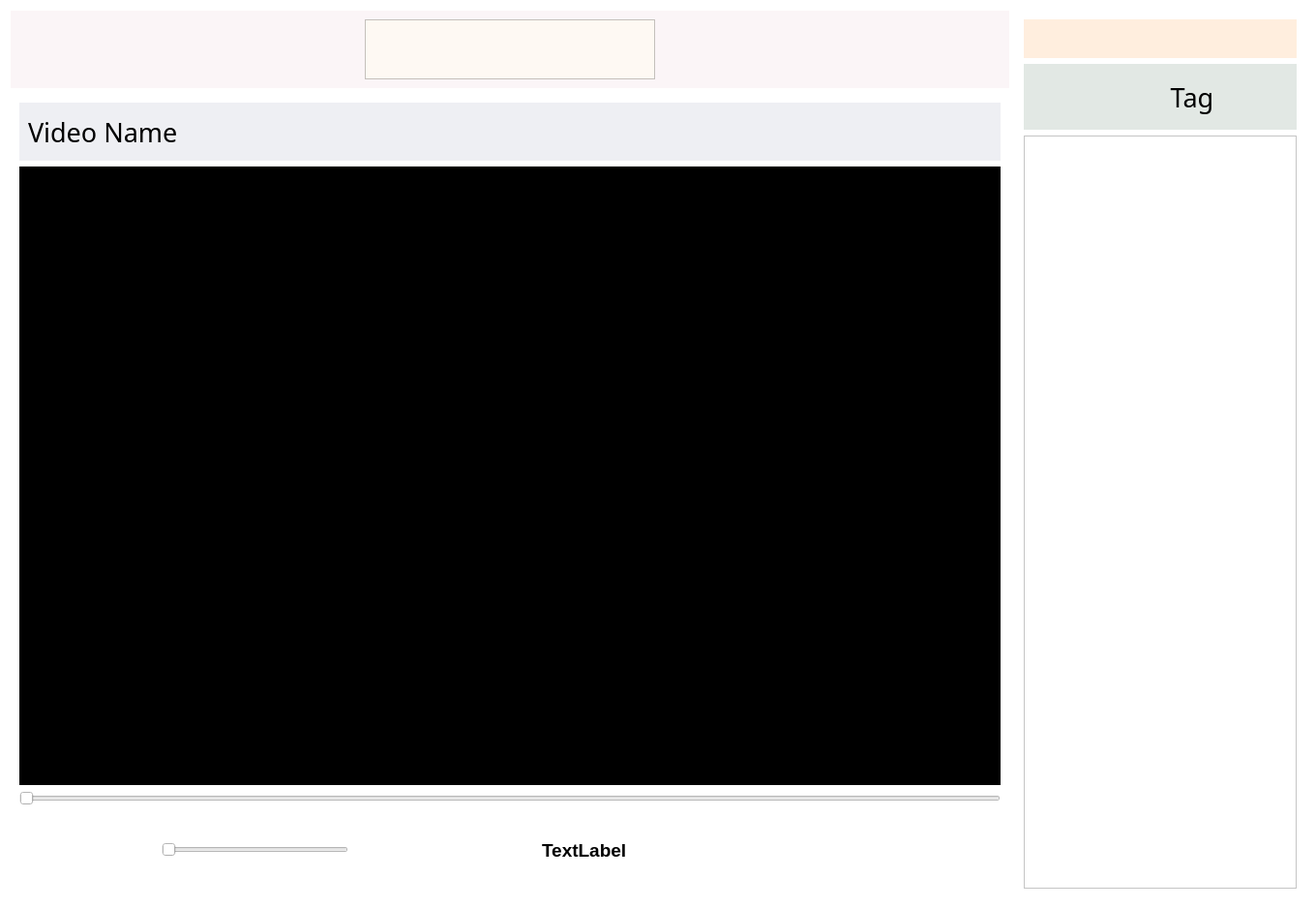
<?xml version="1.0" encoding="UTF-8"?>
<ui version="4.0">
 <class>Widget</class>
 <widget class="QWidget" name="Widget">
  <property name="geometry">
   <rect>
    <x>0</x>
    <y>0</y>
    <width>1360</width>
    <height>938</height>
   </rect>
  </property>
  <property name="minimumSize">
   <size>
    <width>800</width>
    <height>600</height>
   </size>
  </property>
  <property name="focusPolicy">
   <enum>Qt::StrongFocus</enum>
  </property>
  <property name="windowTitle">
   <string>Widget</string>
  </property>
  <property name="styleSheet">
   <string notr="true">background-color: rgb(255, 255, 255);
</string>
  </property>
  <layout class="QGridLayout" name="gridLayout_3">
   <item row="0" column="0">
    <layout class="QVBoxLayout" name="verticalLayout_2">
     <item>
      <widget class="QWidget" name="topwidget" native="true">
       <property name="maximumSize">
        <size>
         <width>16777215</width>
         <height>80</height>
        </size>
       </property>
       <property name="styleSheet">
        <string notr="true">background-color: rgb(251, 245, 247);
border-color: rgb(0, 0, 0);</string>
       </property>
       <layout class="QHBoxLayout" name="horizontalLayout_4">
        <item>
         <widget class="QPushButton" name="menu">
          <property name="minimumSize">
           <size>
            <width>50</width>
            <height>50</height>
           </size>
          </property>
          <property name="focusPolicy">
           <enum>Qt::NoFocus</enum>
          </property>
          <property name="text">
           <string/>
          </property>
          <property name="icon">
           <iconset resource="resource.qrc">
            <normaloff>:/icon/logo.png</normaloff>:/icon/logo.png</iconset>
          </property>
          <property name="iconSize">
           <size>
            <width>50</width>
            <height>50</height>
           </size>
          </property>
          <property name="flat">
           <bool>true</bool>
          </property>
         </widget>
        </item>
        <item>
         <spacer name="horizontalSpacer_3">
          <property name="orientation">
           <enum>Qt::Horizontal</enum>
          </property>
          <property name="sizeHint" stdset="0">
           <size>
            <width>40</width>
            <height>20</height>
           </size>
          </property>
         </spacer>
        </item>
        <item>
         <widget class="QTextEdit" name="textEdit">
          <property name="focusPolicy">
           <enum>Qt::StrongFocus</enum>
          </property>
          <property name="styleSheet">
           <string notr="true">background-color: rgb(254, 249, 243);</string>
          </property>
         </widget>
        </item>
        <item>
         <widget class="QPushButton" name="search">
          <property name="minimumSize">
           <size>
            <width>50</width>
            <height>50</height>
           </size>
          </property>
          <property name="focusPolicy">
           <enum>Qt::NoFocus</enum>
          </property>
          <property name="text">
           <string/>
          </property>
          <property name="icon">
           <iconset resource="resource.qrc">
            <normaloff>:/icon/search.png</normaloff>:/icon/search.png</iconset>
          </property>
          <property name="iconSize">
           <size>
            <width>50</width>
            <height>50</height>
           </size>
          </property>
          <property name="flat">
           <bool>true</bool>
          </property>
         </widget>
        </item>
        <item>
         <spacer name="horizontalSpacer_4">
          <property name="orientation">
           <enum>Qt::Horizontal</enum>
          </property>
          <property name="sizeHint" stdset="0">
           <size>
            <width>40</width>
            <height>20</height>
           </size>
          </property>
         </spacer>
        </item>
       </layout>
      </widget>
     </item>
     <item>
      <widget class="QWidget" name="playwidget" native="true">
       <property name="minimumSize">
        <size>
         <width>100</width>
         <height>100</height>
        </size>
       </property>
       <property name="styleSheet">
        <string notr="true">background-color: rgb(255, 255, 255);</string>
       </property>
       <layout class="QGridLayout" name="gridLayout">
        <item row="0" column="0">
         <widget class="QWidget" name="widget" native="true">
          <property name="maximumSize">
           <size>
            <width>16777215</width>
            <height>60</height>
           </size>
          </property>
          <property name="styleSheet">
           <string notr="true">background-color: rgb(238, 239, 243);</string>
          </property>
          <layout class="QHBoxLayout" name="horizontalLayout_3">
           <item>
            <widget class="QLabel" name="videoname">
             <property name="font">
              <font>
               <family>Bahnschrift Light</family>
               <pointsize>20</pointsize>
              </font>
             </property>
             <property name="text">
              <string>Video Name</string>
             </property>
            </widget>
           </item>
           <item>
            <spacer name="horizontalSpacer">
             <property name="orientation">
              <enum>Qt::Horizontal</enum>
             </property>
             <property name="sizeHint" stdset="0">
              <size>
               <width>40</width>
               <height>20</height>
              </size>
             </property>
            </spacer>
           </item>
           <item>
            <widget class="QPushButton" name="upload">
             <property name="focusPolicy">
              <enum>Qt::NoFocus</enum>
             </property>
             <property name="text">
              <string/>
             </property>
             <property name="icon">
              <iconset resource="resource.qrc">
               <normaloff>:/icon/upload.png</normaloff>:/icon/upload.png</iconset>
             </property>
             <property name="iconSize">
              <size>
               <width>40</width>
               <height>40</height>
              </size>
             </property>
             <property name="flat">
              <bool>true</bool>
             </property>
            </widget>
           </item>
           <item>
            <widget class="QPushButton" name="share">
             <property name="minimumSize">
              <size>
               <width>40</width>
               <height>40</height>
              </size>
             </property>
             <property name="maximumSize">
              <size>
               <width>40</width>
               <height>40</height>
              </size>
             </property>
             <property name="focusPolicy">
              <enum>Qt::NoFocus</enum>
             </property>
             <property name="text">
              <string/>
             </property>
             <property name="icon">
              <iconset resource="resource.qrc">
               <normaloff>:/icon/share.png</normaloff>:/icon/share.png</iconset>
             </property>
             <property name="iconSize">
              <size>
               <width>40</width>
               <height>40</height>
              </size>
             </property>
             <property name="flat">
              <bool>true</bool>
             </property>
            </widget>
           </item>
          </layout>
         </widget>
        </item>
        <item row="2" column="0">
         <widget class="QSlider" name="playerslider">
          <property name="focusPolicy">
           <enum>Qt::NoFocus</enum>
          </property>
          <property name="orientation">
           <enum>Qt::Horizontal</enum>
          </property>
         </widget>
        </item>
        <item row="3" column="0">
         <widget class="QWidget" name="bottomwidget" native="true">
          <property name="maximumSize">
           <size>
            <width>16777215</width>
            <height>80</height>
           </size>
          </property>
          <property name="styleSheet">
           <string notr="true">background-color: rgb(255, 255, 255);</string>
          </property>
          <layout class="QHBoxLayout" name="horizontalLayout">
           <item>
            <widget class="QPushButton" name="pause">
             <property name="maximumSize">
              <size>
               <width>100</width>
               <height>50</height>
              </size>
             </property>
             <property name="focusPolicy">
              <enum>Qt::NoFocus</enum>
             </property>
             <property name="text">
              <string/>
             </property>
             <property name="icon">
              <iconset resource="resource.qrc">
               <normaloff>:/icon/pause.png</normaloff>:/icon/pause.png</iconset>
             </property>
             <property name="iconSize">
              <size>
               <width>50</width>
               <height>50</height>
              </size>
             </property>
             <property name="flat">
              <bool>true</bool>
             </property>
            </widget>
           </item>
           <item>
            <widget class="QPushButton" name="next">
             <property name="maximumSize">
              <size>
               <width>100</width>
               <height>50</height>
              </size>
             </property>
             <property name="focusPolicy">
              <enum>Qt::NoFocus</enum>
             </property>
             <property name="text">
              <string/>
             </property>
             <property name="icon">
              <iconset resource="resource.qrc">
               <normaloff>:/icon/next.png</normaloff>:/icon/next.png</iconset>
             </property>
             <property name="iconSize">
              <size>
               <width>50</width>
               <height>50</height>
              </size>
             </property>
             <property name="flat">
              <bool>true</bool>
             </property>
            </widget>
           </item>
           <item>
            <widget class="QPushButton" name="mute">
             <property name="maximumSize">
              <size>
               <width>100</width>
               <height>50</height>
              </size>
             </property>
             <property name="focusPolicy">
              <enum>Qt::NoFocus</enum>
             </property>
             <property name="text">
              <string/>
             </property>
             <property name="icon">
              <iconset resource="resource.qrc">
               <normaloff>:/icon/volumeHigh.png</normaloff>:/icon/volumeHigh.png</iconset>
             </property>
             <property name="iconSize">
              <size>
               <width>50</width>
               <height>50</height>
              </size>
             </property>
             <property name="flat">
              <bool>true</bool>
             </property>
            </widget>
           </item>
           <item>
            <widget class="QSlider" name="volumeslider">
             <property name="focusPolicy">
              <enum>Qt::NoFocus</enum>
             </property>
             <property name="orientation">
              <enum>Qt::Horizontal</enum>
             </property>
            </widget>
           </item>
           <item>
            <spacer name="horizontalSpacer_2">
             <property name="orientation">
              <enum>Qt::Horizontal</enum>
             </property>
             <property name="sizeHint" stdset="0">
              <size>
               <width>40</width>
               <height>20</height>
              </size>
             </property>
            </spacer>
           </item>
           <item>
            <widget class="QLabel" name="time">
             <property name="font">
              <font>
               <family>Arial</family>
               <pointsize>14</pointsize>
               <weight>75</weight>
               <bold>true</bold>
              </font>
             </property>
             <property name="text">
              <string>TextLabel</string>
             </property>
            </widget>
           </item>
           <item>
            <spacer name="horizontalSpacer_5">
             <property name="orientation">
              <enum>Qt::Horizontal</enum>
             </property>
             <property name="sizeHint" stdset="0">
              <size>
               <width>40</width>
               <height>20</height>
              </size>
             </property>
            </spacer>
           </item>
           <item>
            <widget class="QPushButton" name="backward">
             <property name="maximumSize">
              <size>
               <width>100</width>
               <height>50</height>
              </size>
             </property>
             <property name="focusPolicy">
              <enum>Qt::NoFocus</enum>
             </property>
             <property name="text">
              <string/>
             </property>
             <property name="icon">
              <iconset resource="resource.qrc">
               <normaloff>:/icon/backward.png</normaloff>:/icon/backward.png</iconset>
             </property>
             <property name="iconSize">
              <size>
               <width>50</width>
               <height>50</height>
              </size>
             </property>
             <property name="flat">
              <bool>true</bool>
             </property>
            </widget>
           </item>
           <item>
            <widget class="QPushButton" name="forward">
             <property name="maximumSize">
              <size>
               <width>93</width>
               <height>50</height>
              </size>
             </property>
             <property name="focusPolicy">
              <enum>Qt::NoFocus</enum>
             </property>
             <property name="text">
              <string/>
             </property>
             <property name="icon">
              <iconset resource="resource.qrc">
               <normaloff>:/icon/forward.png</normaloff>:/icon/forward.png</iconset>
             </property>
             <property name="iconSize">
              <size>
               <width>50</width>
               <height>50</height>
              </size>
             </property>
             <property name="flat">
              <bool>true</bool>
             </property>
            </widget>
           </item>
           <item>
            <widget class="QPushButton" name="speed">
             <property name="maximumSize">
              <size>
               <width>100</width>
               <height>50</height>
              </size>
             </property>
             <property name="focusPolicy">
              <enum>Qt::NoFocus</enum>
             </property>
             <property name="text">
              <string/>
             </property>
             <property name="icon">
              <iconset>
               <normaloff>:/new/prefix1/icon/speed.png</normaloff>
               <normalon>:/icon/speed.png</normalon>:/new/prefix1/icon/speed.png</iconset>
             </property>
             <property name="iconSize">
              <size>
               <width>50</width>
               <height>50</height>
              </size>
             </property>
             <property name="flat">
              <bool>true</bool>
             </property>
            </widget>
           </item>
           <item>
            <widget class="QPushButton" name="fullscreen">
             <property name="maximumSize">
              <size>
               <width>100</width>
               <height>50</height>
              </size>
             </property>
             <property name="focusPolicy">
              <enum>Qt::NoFocus</enum>
             </property>
             <property name="text">
              <string/>
             </property>
             <property name="icon">
              <iconset resource="resource.qrc">
               <normaloff>:/icon/full-screen.png</normaloff>:/icon/full-screen.png</iconset>
             </property>
             <property name="iconSize">
              <size>
               <width>50</width>
               <height>50</height>
              </size>
             </property>
             <property name="flat">
              <bool>true</bool>
             </property>
            </widget>
           </item>
          </layout>
         </widget>
        </item>
        <item row="1" column="0">
         <widget class="VideoWidget" name="videoWidget" native="true">
          <property name="minimumSize">
           <size>
            <width>100</width>
            <height>100</height>
           </size>
          </property>
          <property name="focusPolicy">
           <enum>Qt::NoFocus</enum>
          </property>
          <property name="styleSheet">
           <string notr="true">background-color: rgb(0, 0, 0);</string>
          </property>
         </widget>
        </item>
       </layout>
      </widget>
     </item>
    </layout>
   </item>
   <item row="0" column="1">
    <widget class="QWidget" name="sideListwidget" native="true">
     <property name="maximumSize">
      <size>
       <width>300</width>
       <height>16777215</height>
      </size>
     </property>
     <property name="styleSheet">
      <string notr="true">background-color: rgb(255, 255, 255);</string>
     </property>
     <layout class="QVBoxLayout" name="verticalLayout">
      <item>
       <widget class="QWidget" name="widget_2" native="true">
        <property name="styleSheet">
         <string notr="true">background-color: rgb(255, 238, 222);</string>
        </property>
        <layout class="QGridLayout" name="gridLayout_4">
         <item row="0" column="0">
          <widget class="QPushButton" name="user">
           <property name="focusPolicy">
            <enum>Qt::NoFocus</enum>
           </property>
           <property name="text">
            <string/>
           </property>
           <property name="icon">
            <iconset resource="resource.qrc">
             <normaloff>:/icon/user.png</normaloff>:/icon/user.png</iconset>
           </property>
           <property name="iconSize">
            <size>
             <width>50</width>
             <height>50</height>
            </size>
           </property>
           <property name="flat">
            <bool>true</bool>
           </property>
          </widget>
         </item>
        </layout>
       </widget>
      </item>
      <item>
       <widget class="QWidget" name="widget_3" native="true">
        <property name="maximumSize">
         <size>
          <width>16777215</width>
          <height>66666</height>
         </size>
        </property>
        <property name="styleSheet">
         <string notr="true">background-color: rgb(226, 232, 228);</string>
        </property>
        <layout class="QHBoxLayout" name="horizontalLayout_2">
         <item>
          <widget class="QPushButton" name="open">
           <property name="minimumSize">
            <size>
             <width>50</width>
             <height>50</height>
            </size>
           </property>
           <property name="maximumSize">
            <size>
             <width>60</width>
             <height>50</height>
            </size>
           </property>
           <property name="focusPolicy">
            <enum>Qt::NoFocus</enum>
           </property>
           <property name="styleSheet">
            <string notr="true">background-image: url(:/211791_pause_icon.png);</string>
           </property>
           <property name="text">
            <string/>
           </property>
           <property name="icon">
            <iconset resource="resource.qrc">
             <normaloff>:/icon/folderOpen.png</normaloff>:/icon/folderOpen.png</iconset>
           </property>
           <property name="iconSize">
            <size>
             <width>50</width>
             <height>50</height>
            </size>
           </property>
           <property name="flat">
            <bool>true</bool>
           </property>
          </widget>
         </item>
         <item>
          <widget class="QPushButton" name="tag">
           <property name="minimumSize">
            <size>
             <width>100</width>
             <height>40</height>
            </size>
           </property>
           <property name="maximumSize">
            <size>
             <width>6666</width>
             <height>6666</height>
            </size>
           </property>
           <property name="font">
            <font>
             <family>Arial Rounded MT Bold</family>
             <pointsize>20</pointsize>
            </font>
           </property>
           <property name="focusPolicy">
            <enum>Qt::NoFocus</enum>
           </property>
           <property name="styleSheet">
            <string notr="true"/>
           </property>
           <property name="text">
            <string>Tag</string>
           </property>
           <property name="icon">
            <iconset resource="resource.qrc">
             <normaloff>:/icon/fenlei-copy.png</normaloff>:/icon/fenlei-copy.png</iconset>
           </property>
           <property name="iconSize">
            <size>
             <width>40</width>
             <height>40</height>
            </size>
           </property>
           <property name="flat">
            <bool>true</bool>
           </property>
          </widget>
         </item>
        </layout>
       </widget>
      </item>
      <item>
       <widget class="QScrollArea" name="scrollArea">
        <property name="focusPolicy">
         <enum>Qt::NoFocus</enum>
        </property>
        <property name="styleSheet">
         <string notr="true"/>
        </property>
        <property name="widgetResizable">
         <bool>true</bool>
        </property>
        <widget class="QWidget" name="scrollAreaWidgetContents">
         <property name="geometry">
          <rect>
           <x>0</x>
           <y>0</y>
           <width>276</width>
           <height>725</height>
          </rect>
         </property>
         <layout class="QGridLayout" name="gridLayout_2">
          <item row="0" column="0">
           <widget class="QWidget" name="buttonWidget" native="true">
            <property name="minimumSize">
             <size>
              <width>200</width>
              <height>0</height>
             </size>
            </property>
            <property name="styleSheet">
             <string notr="true">background-color: rgb(255, 255, 255);</string>
            </property>
           </widget>
          </item>
         </layout>
        </widget>
       </widget>
      </item>
     </layout>
    </widget>
   </item>
  </layout>
 </widget>
 <customwidgets>
  <customwidget>
   <class>VideoWidget</class>
   <extends>QWidget</extends>
   <header>videowidget.h</header>
  </customwidget>
 </customwidgets>
 <resources>
  <include location="resource.qrc"/>
 </resources>
 <connections/>
</ui>
